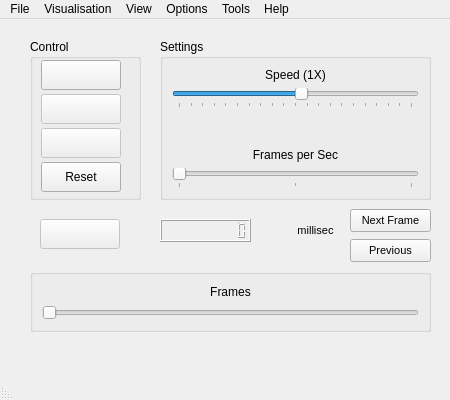
 <widget class="QMainWindow" name="mainwindow">
  <property name="geometry">
   <rect>
    <x>0</x>
    <y>0</y>
    <width>450</width>
    <height>400</height>
   </rect>
  </property>
  <property name="sizePolicy">
   <sizepolicy hsizetype="Fixed" vsizetype="Fixed">
    <horstretch>0</horstretch>
    <verstretch>0</verstretch>
   </sizepolicy>
  </property>
  <property name="minimumSize">
   <size>
    <width>450</width>
    <height>400</height>
   </size>
  </property>
  <property name="maximumSize">
   <size>
    <width>450</width>
    <height>400</height>
   </size>
  </property>
  <property name="mouseTracking">
   <bool>true</bool>
  </property>
  <property name="acceptDrops">
   <bool>true</bool>
  </property>
  <property name="windowTitle">
   <string>JPSvis</string>
  </property>
  <property name="windowIcon">
   <iconset resource="icons.qrc">
    <normaloff>:/new/iconsS/icons/JPSvis.png</normaloff>:/new/iconsS/icons/JPSvis.png</iconset>
  </property>
  <property name="toolTip">
   <string>Visualise Pedestrian Motions</string>
  </property>
  <property name="whatsThis">
   <string>a Software....</string>
  </property>
  <widget class="QWidget" name="centralwidget">
   <property name="sizeIncrement">
    <size>
     <width>3</width>
     <height>3</height>
    </size>
   </property>
   <widget class="QGroupBox" name="parameters">
    <property name="enabled">
     <bool>true</bool>
    </property>
    <property name="geometry">
     <rect>
      <x>160</x>
      <y>20</y>
      <width>271</width>
      <height>161</height>
     </rect>
    </property>
    <property name="sizePolicy">
     <sizepolicy hsizetype="Fixed" vsizetype="Minimum">
      <horstretch>0</horstretch>
      <verstretch>0</verstretch>
     </sizepolicy>
    </property>
    <property name="mouseTracking">
     <bool>false</bool>
    </property>
    <property name="title">
     <string>Settings</string>
    </property>
    <layout class="QVBoxLayout" name="verticalLayout_2">
     <item>
      <widget class="QLabel" name="speedSliderLabel">
       <property name="text">
        <string>Speed (1X)</string>
       </property>
       <property name="alignment">
        <set>Qt::AlignCenter</set>
       </property>
      </widget>
     </item>
     <item>
      <widget class="QSlider" name="speedSettingSlider">
       <property name="minimum">
        <number>-20</number>
       </property>
       <property name="maximum">
        <number>20</number>
       </property>
       <property name="pageStep">
        <number>1</number>
       </property>
       <property name="value">
        <number>1</number>
       </property>
       <property name="sliderPosition">
        <number>1</number>
       </property>
       <property name="orientation">
        <enum>Qt::Horizontal</enum>
       </property>
       <property name="invertedControls">
        <bool>false</bool>
       </property>
       <property name="tickPosition">
        <enum>QSlider::TicksBelow</enum>
       </property>
       <property name="tickInterval">
        <number>2</number>
       </property>
      </widget>
     </item>
     <item>
      <spacer name="verticalSpacer">
       <property name="orientation">
        <enum>Qt::Vertical</enum>
       </property>
       <property name="sizeHint" stdset="0">
        <size>
         <width>20</width>
         <height>50</height>
        </size>
       </property>
      </spacer>
     </item>
     <item>
      <widget class="QLabel" name="framePerSecondSliderLabel">
       <property name="enabled">
        <bool>true</bool>
       </property>
       <property name="text">
        <string>Frames per Sec</string>
       </property>
       <property name="alignment">
        <set>Qt::AlignCenter</set>
       </property>
      </widget>
     </item>
     <item>
      <widget class="QSlider" name="contrastSettingSlider">
       <property name="enabled">
        <bool>false</bool>
       </property>
       <property name="styleSheet">
        <string notr="true">color: rgb(255, 149, 107);</string>
       </property>
       <property name="maximum">
        <number>10</number>
       </property>
       <property name="pageStep">
        <number>1</number>
       </property>
       <property name="sliderPosition">
        <number>0</number>
       </property>
       <property name="orientation">
        <enum>Qt::Horizontal</enum>
       </property>
       <property name="tickPosition">
        <enum>QSlider::TicksBelow</enum>
       </property>
       <property name="tickInterval">
        <number>5</number>
       </property>
      </widget>
     </item>
    </layout>
   </widget>
   <widget class="QGroupBox" name="Controls">
    <property name="enabled">
     <bool>true</bool>
    </property>
    <property name="geometry">
     <rect>
      <x>30</x>
      <y>20</y>
      <width>111</width>
      <height>161</height>
     </rect>
    </property>
    <property name="sizePolicy">
     <sizepolicy hsizetype="Minimum" vsizetype="Maximum">
      <horstretch>0</horstretch>
      <verstretch>0</verstretch>
     </sizepolicy>
    </property>
    <property name="title">
     <string>Control</string>
    </property>
    <widget class="QPushButton" name="BtStart">
     <property name="geometry">
      <rect>
       <x>11</x>
       <y>21</y>
       <width>80</width>
       <height>30</height>
      </rect>
     </property>
     <property name="toolTip">
      <string>Start Visualisation</string>
     </property>
     <property name="text">
      <string/>
     </property>
     <property name="icon">
      <iconset resource="icons.qrc">
       <normaloff>:/new/iconsS/icons/Play1Hot.png</normaloff>:/new/iconsS/icons/Play1Hot.png</iconset>
     </property>
     <property name="iconSize">
      <size>
       <width>20</width>
       <height>20</height>
      </size>
     </property>
    </widget>
    <widget class="QPushButton" name="BtStop">
     <property name="enabled">
      <bool>false</bool>
     </property>
     <property name="geometry">
      <rect>
       <x>11</x>
       <y>55</y>
       <width>80</width>
       <height>30</height>
      </rect>
     </property>
     <property name="toolTip">
      <string>Stop Visualisation</string>
     </property>
     <property name="text">
      <string/>
     </property>
     <property name="icon">
      <iconset resource="icons.qrc">
       <normaloff>:/new/iconsS/icons/Stop1PressedBlue.png</normaloff>:/new/iconsS/icons/Stop1PressedBlue.png</iconset>
     </property>
     <property name="iconSize">
      <size>
       <width>20</width>
       <height>20</height>
      </size>
     </property>
    </widget>
    <widget class="QPushButton" name="BtRecord">
     <property name="enabled">
      <bool>false</bool>
     </property>
     <property name="geometry">
      <rect>
       <x>11</x>
       <y>89</y>
       <width>80</width>
       <height>30</height>
      </rect>
     </property>
     <property name="toolTip">
      <string>Start Recording</string>
     </property>
     <property name="text">
      <string/>
     </property>
     <property name="icon">
      <iconset resource="icons.qrc">
       <normaloff>:/new/iconsS/icons/RecordPressed.png</normaloff>:/new/iconsS/icons/RecordPressed.png</iconset>
     </property>
     <property name="iconSize">
      <size>
       <width>20</width>
       <height>20</height>
      </size>
     </property>
    </widget>
    <widget class="QPushButton" name="BtReset">
     <property name="geometry">
      <rect>
       <x>11</x>
       <y>123</y>
       <width>80</width>
       <height>30</height>
      </rect>
     </property>
     <property name="minimumSize">
      <size>
       <width>0</width>
       <height>23</height>
      </size>
     </property>
     <property name="toolTip">
      <string>Reset the simulation and clear all datasets loaded</string>
     </property>
     <property name="text">
      <string>Reset</string>
     </property>
     <property name="iconSize">
      <size>
       <width>20</width>
       <height>20</height>
      </size>
     </property>
    </widget>
   </widget>
   <widget class="QGroupBox" name="groupBox">
    <property name="geometry">
     <rect>
      <x>30</x>
      <y>250</y>
      <width>401</width>
      <height>63</height>
     </rect>
    </property>
    <property name="sizePolicy">
     <sizepolicy hsizetype="Fixed" vsizetype="Fixed">
      <horstretch>0</horstretch>
      <verstretch>0</verstretch>
     </sizepolicy>
    </property>
    <property name="maximumSize">
     <size>
      <width>16777215</width>
      <height>16777215</height>
     </size>
    </property>
    <property name="title">
     <string/>
    </property>
    <layout class="QVBoxLayout" name="verticalLayout_3">
     <item>
      <layout class="QHBoxLayout" name="horizontalLayout_3">
       <item>
        <widget class="QLabel" name="frameSliderLabel">
         <property name="text">
          <string>Frames</string>
         </property>
         <property name="alignment">
          <set>Qt::AlignCenter</set>
         </property>
        </widget>
       </item>
      </layout>
     </item>
     <item>
      <widget class="QSlider" name="framesIndicatorSlider">
       <property name="enabled">
        <bool>true</bool>
       </property>
       <property name="mouseTracking">
        <bool>true</bool>
       </property>
       <property name="maximum">
        <number>20000</number>
       </property>
       <property name="pageStep">
        <number>1</number>
       </property>
       <property name="tracking">
        <bool>true</bool>
       </property>
       <property name="orientation">
        <enum>Qt::Horizontal</enum>
       </property>
      </widget>
     </item>
    </layout>
   </widget>
   <widget class="QLCDNumber" name="lcdRunningTime">
    <property name="geometry">
     <rect>
      <x>160</x>
      <y>200</y>
      <width>91</width>
      <height>23</height>
     </rect>
    </property>
    <property name="palette">
     <palette>
      <active>
       <colorrole role="WindowText">
        <brush brushstyle="SolidPattern">
         <color alpha="255">
          <red>170</red>
          <green>255</green>
          <blue>0</blue>
         </color>
        </brush>
       </colorrole>
      </active>
      <inactive>
       <colorrole role="WindowText">
        <brush brushstyle="SolidPattern">
         <color alpha="255">
          <red>170</red>
          <green>255</green>
          <blue>0</blue>
         </color>
        </brush>
       </colorrole>
      </inactive>
      <disabled>
       <colorrole role="WindowText">
        <brush brushstyle="SolidPattern">
         <color alpha="255">
          <red>118</red>
          <green>116</green>
          <blue>108</blue>
         </color>
        </brush>
       </colorrole>
      </disabled>
     </palette>
    </property>
    <property name="font">
     <font>
      <family>MS Sans Serif</family>
      <weight>75</weight>
      <bold>true</bold>
     </font>
    </property>
    <property name="styleSheet">
     <string notr="true">
border-color: rgb(255, 255, 255);</string>
    </property>
    <property name="smallDecimalPoint">
     <bool>false</bool>
    </property>
    <property name="digitCount">
     <number>10</number>
    </property>
    <property name="segmentStyle">
     <enum>QLCDNumber::Filled</enum>
    </property>
    <property name="intValue" stdset="0">
     <number>0</number>
    </property>
   </widget>
   <widget class="QLabel" name="label">
    <property name="geometry">
     <rect>
      <x>290</x>
      <y>201</y>
      <width>51</width>
      <height>20</height>
     </rect>
    </property>
    <property name="font">
     <font>
      <pointsize>8</pointsize>
     </font>
    </property>
    <property name="text">
     <string>millisec</string>
    </property>
    <property name="alignment">
     <set>Qt::AlignCenter</set>
    </property>
   </widget>
   <widget class="QPushButton" name="BtNextFrame">
    <property name="geometry">
     <rect>
      <x>350</x>
      <y>190</y>
      <width>81</width>
      <height>23</height>
     </rect>
    </property>
    <property name="font">
     <font>
      <pointsize>8</pointsize>
     </font>
    </property>
    <property name="text">
     <string>Next Frame</string>
    </property>
   </widget>
   <widget class="QPushButton" name="BtPreviousFrame">
    <property name="geometry">
     <rect>
      <x>350</x>
      <y>220</y>
      <width>81</width>
      <height>23</height>
     </rect>
    </property>
    <property name="font">
     <font>
      <pointsize>8</pointsize>
     </font>
    </property>
    <property name="text">
     <string>Previous</string>
    </property>
   </widget>
   <widget class="QPushButton" name="BtFullscreen">
    <property name="enabled">
     <bool>false</bool>
    </property>
    <property name="geometry">
     <rect>
      <x>40</x>
      <y>200</y>
      <width>80</width>
      <height>30</height>
     </rect>
    </property>
    <property name="toolTip">
     <string>Fullscreen</string>
    </property>
    <property name="autoFillBackground">
     <bool>false</bool>
    </property>
    <property name="text">
     <string/>
    </property>
    <property name="icon">
     <iconset resource="icons.qrc">
      <normaloff>:/new/iconsS/icons/window_fullscreen-64.png</normaloff>:/new/iconsS/icons/window_fullscreen-64.png</iconset>
    </property>
    <property name="iconSize">
     <size>
      <width>20</width>
      <height>20</height>
     </size>
    </property>
   </widget>
  </widget>
  <widget class="QMenuBar" name="menubar">
   <property name="geometry">
    <rect>
     <x>0</x>
     <y>0</y>
     <width>450</width>
     <height>25</height>
    </rect>
   </property>
   <widget class="QMenu" name="menuFile">
    <property name="title">
     <string>File</string>
    </property>
    <addaction name="actionLoad_File"/>
    <addaction name="separator"/>
    <addaction name="actionLoad_Geometry"/>
    <addaction name="actionClear_Geometry"/>
    <addaction name="actionAdd_Trajectories_File"/>
    <addaction name="actionClear_Trajectories_Files"/>
    <addaction name="separator"/>
    <addaction name="actionOpen"/>
    <addaction name="separator"/>
    <addaction name="actionExit"/>
   </widget>
   <widget class="QMenu" name="menuApplication">
    <property name="title">
     <string>Visualisation</string>
    </property>
    <addaction name="separator"/>
    <addaction name="actionReset"/>
    <addaction name="actionStart"/>
    <addaction name="actionRecord"/>
    <addaction name="actionStop"/>
    <addaction name="actionPause_Resume"/>
    <addaction name="actionFullscreen"/>
    <addaction name="separator"/>
    <addaction name="actionOnline"/>
    <addaction name="actionOffline"/>
    <addaction name="separator"/>
    <addaction name="actionFrames_Navigation"/>
   </widget>
   <widget class="QMenu" name="menuHelp">
    <property name="title">
     <string>Help</string>
    </property>
    <addaction name="actionTutorial"/>
    <addaction name="separator"/>
    <addaction name="actionAbout"/>
    <addaction name="separator"/>
   </widget>
   <widget class="QMenu" name="menuOptions">
    <property name="title">
     <string>Options</string>
    </property>
    <addaction name="actionBackground_Color"/>
    <addaction name="actionFloor_Color"/>
    <addaction name="actionWalls_Color"/>
    <addaction name="actionExits_Color"/>
    <addaction name="actionNavigation_Lines_Color"/>
    <addaction name="separator"/>
    <addaction name="actionPedestrian_Shape"/>
    <addaction name="actionNetwork_settings"/>
    <addaction name="separator"/>
    <addaction name="actionRemember_Settings"/>
   </widget>
   <widget class="QMenu" name="menuView">
    <property name="title">
     <string>View</string>
    </property>
    <widget class="QMenu" name="menuCamera_View">
     <property name="title">
      <string>Camera View</string>
     </property>
     <addaction name="actionCameraViewTop"/>
     <addaction name="actionCameraViewSide"/>
     <addaction name="actionCameraViewFront"/>
     <addaction name="actionCameraViewAgent"/>
    </widget>
    <addaction name="action2_D"/>
    <addaction name="action3_D"/>
    <addaction name="menuCamera_View"/>
    <addaction name="separator"/>
    <addaction name="actionShow_Agents"/>
    <addaction name="actionShow_Captions"/>
    <addaction name="actionShow_Trajectories"/>
    <addaction name="separator"/>
    <addaction name="actionShow_Geometry"/>
    <addaction name="actionShow_Floor"/>
    <addaction name="actionShow_Exits"/>
    <addaction name="actionShow_Walls"/>
    <addaction name="actionShow_Legend"/>
    <addaction name="actionShow_Axis"/>
    <addaction name="actionShow_Wall_Caption"/>
    <addaction name="actionShow_Room_Caption"/>
    <addaction name="actionShow_Door_Caption"/>
    <addaction name="actionShow_Navigation_Lines"/>
    <addaction name="actionShow_Geometry_Captions"/>
    <addaction name="actionFirst_Group"/>
    <addaction name="separator"/>
    <addaction name="actionShow_Onscreen_Infos"/>
    <addaction name="separator"/>
   </widget>
   <widget class="QMenu" name="menuTools">
    <property name="title">
     <string>Tools</string>
    </property>
    <addaction name="actionSnapshot"/>
    <addaction name="separator"/>
    <addaction name="actionRecord_PNG_sequences"/>
    <addaction name="actionRender_PNG_to_AVI"/>
   </widget>
   <addaction name="menuFile"/>
   <addaction name="menuApplication"/>
   <addaction name="menuView"/>
   <addaction name="menuOptions"/>
   <addaction name="menuTools"/>
   <addaction name="menuHelp"/>
  </widget>
  <widget class="QStatusBar" name="statusbar">
   <property name="mouseTracking">
    <bool>true</bool>
   </property>
   <property name="layoutDirection">
    <enum>Qt::RightToLeft</enum>
   </property>
  </widget>
  <action name="actionExit">
   <property name="text">
    <string>Exit</string>
   </property>
   <property name="toolTip">
    <string>Quit the application</string>
   </property>
   <property name="shortcut">
    <string>Ctrl+Q</string>
   </property>
  </action>
  <action name="actionReset">
   <property name="enabled">
    <bool>false</bool>
   </property>
   <property name="text">
    <string>Reset</string>
   </property>
   <property name="shortcut">
    <string>Ctrl+R</string>
   </property>
  </action>
  <action name="actionStart">
   <property name="enabled">
    <bool>false</bool>
   </property>
   <property name="text">
    <string>Start</string>
   </property>
   <property name="shortcut">
    <string>Ctrl+P</string>
   </property>
  </action>
  <action name="actionStop">
   <property name="enabled">
    <bool>false</bool>
   </property>
   <property name="text">
    <string>Stop</string>
   </property>
  </action>
  <action name="actionPause_Resume">
   <property name="enabled">
    <bool>false</bool>
   </property>
   <property name="text">
    <string>Pause/Resume</string>
   </property>
  </action>
  <action name="actionAbout">
   <property name="text">
    <string>About JPSvis</string>
   </property>
   <property name="shortcut">
    <string>F1</string>
   </property>
  </action>
  <action name="actionTutorial">
   <property name="enabled">
    <bool>false</bool>
   </property>
   <property name="text">
    <string>Tutorial</string>
   </property>
   <property name="visible">
    <bool>false</bool>
   </property>
  </action>
  <action name="actionNetwork_settings">
   <property name="enabled">
    <bool>true</bool>
   </property>
   <property name="text">
    <string>Listening Port</string>
   </property>
  </action>
  <action name="actionOnline">
   <property name="checkable">
    <bool>true</bool>
   </property>
   <property name="checked">
    <bool>false</bool>
   </property>
   <property name="enabled">
    <bool>true</bool>
   </property>
   <property name="text">
    <string>Online</string>
   </property>
   <property name="shortcut">
    <string>Ctrl+N</string>
   </property>
  </action>
  <action name="actionOffline">
   <property name="checkable">
    <bool>true</bool>
   </property>
   <property name="checked">
    <bool>true</bool>
   </property>
   <property name="enabled">
    <bool>true</bool>
   </property>
   <property name="text">
    <string>Offline</string>
   </property>
   <property name="shortcut">
    <string>Ctrl+F</string>
   </property>
  </action>
  <action name="actionFullscreen">
   <property name="enabled">
    <bool>false</bool>
   </property>
   <property name="text">
    <string>Fullscreen</string>
   </property>
   <property name="visible">
    <bool>false</bool>
   </property>
  </action>
  <action name="actionRecord">
   <property name="enabled">
    <bool>false</bool>
   </property>
   <property name="text">
    <string>Record</string>
   </property>
   <property name="shortcut">
    <string>Ctrl+L</string>
   </property>
  </action>
  <action name="actionOpen">
   <property name="enabled">
    <bool>false</bool>
   </property>
   <property name="text">
    <string>Load Project</string>
   </property>
   <property name="visible">
    <bool>false</bool>
   </property>
  </action>
  <action name="action2_D">
   <property name="checkable">
    <bool>true</bool>
   </property>
   <property name="enabled">
    <bool>true</bool>
   </property>
   <property name="text">
    <string>2-D</string>
   </property>
   <property name="shortcut">
    <string>Ctrl+2</string>
   </property>
  </action>
  <action name="actionReset_All">
   <property name="enabled">
    <bool>false</bool>
   </property>
   <property name="text">
    <string>Reset All</string>
   </property>
  </action>
  <action name="actionAdd_Trajectories_File">
   <property name="enabled">
    <bool>false</bool>
   </property>
   <property name="text">
    <string>Add Trajectories File</string>
   </property>
   <property name="shortcut">
    <string>Ctrl+A</string>
   </property>
   <property name="visible">
    <bool>false</bool>
   </property>
  </action>
  <action name="actionClear_Trajectories_Files">
   <property name="enabled">
    <bool>false</bool>
   </property>
   <property name="text">
    <string>Clear Trajectories Files</string>
   </property>
   <property name="shortcut">
    <string>Ctrl+C</string>
   </property>
   <property name="visible">
    <bool>false</bool>
   </property>
  </action>
  <action name="actionLoad_Geometry">
   <property name="text">
    <string>Load Geometry</string>
   </property>
   <property name="visible">
    <bool>false</bool>
   </property>
  </action>
  <action name="actionLoad_File">
   <property name="enabled">
    <bool>true</bool>
   </property>
   <property name="text">
    <string>Open File</string>
   </property>
   <property name="shortcut">
    <string>Ctrl+O</string>
   </property>
  </action>
  <action name="actionClear_Geometry">
   <property name="enabled">
    <bool>false</bool>
   </property>
   <property name="text">
    <string>Clear Geometry</string>
   </property>
   <property name="visible">
    <bool>false</bool>
   </property>
  </action>
  <action name="actionFirst_Group">
   <property name="checkable">
    <bool>true</bool>
   </property>
   <property name="checked">
    <bool>true</bool>
   </property>
   <property name="enabled">
    <bool>false</bool>
   </property>
   <property name="text">
    <string>First Group</string>
   </property>
   <property name="visible">
    <bool>false</bool>
   </property>
  </action>
  <action name="actionSecond_Group">
   <property name="checkable">
    <bool>true</bool>
   </property>
   <property name="enabled">
    <bool>false</bool>
   </property>
   <property name="text">
    <string>Second Group</string>
   </property>
   <property name="visible">
    <bool>true</bool>
   </property>
  </action>
  <action name="actionThird_Group">
   <property name="checkable">
    <bool>true</bool>
   </property>
   <property name="enabled">
    <bool>false</bool>
   </property>
   <property name="text">
    <string>Third Group</string>
   </property>
   <property name="visible">
    <bool>true</bool>
   </property>
  </action>
  <action name="actionShow_Legend">
   <property name="checkable">
    <bool>true</bool>
   </property>
   <property name="enabled">
    <bool>false</bool>
   </property>
   <property name="text">
    <string>Show Legend</string>
   </property>
   <property name="statusTip">
    <string>Add a legend to the plot</string>
   </property>
   <property name="shortcut">
    <string>S, L</string>
   </property>
   <property name="visible">
    <bool>false</bool>
   </property>
  </action>
  <action name="action3_D">
   <property name="checkable">
    <bool>true</bool>
   </property>
   <property name="checked">
    <bool>true</bool>
   </property>
   <property name="enabled">
    <bool>true</bool>
   </property>
   <property name="text">
    <string>3-D</string>
   </property>
   <property name="shortcut">
    <string>Ctrl+3</string>
   </property>
  </action>
  <action name="actionShow_Agents">
   <property name="checkable">
    <bool>true</bool>
   </property>
   <property name="checked">
    <bool>true</bool>
   </property>
   <property name="enabled">
    <bool>true</bool>
   </property>
   <property name="text">
    <string>Show Agents</string>
   </property>
  </action>
  <action name="actionShow_Trajectories">
   <property name="checkable">
    <bool>true</bool>
   </property>
   <property name="enabled">
    <bool>true</bool>
   </property>
   <property name="text">
    <string>Show Trajectories</string>
   </property>
   <property name="shortcut">
    <string>S, T</string>
   </property>
  </action>
  <action name="actionShow_Geometry">
   <property name="checkable">
    <bool>true</bool>
   </property>
   <property name="checked">
    <bool>true</bool>
   </property>
   <property name="enabled">
    <bool>true</bool>
   </property>
   <property name="text">
    <string>Show Geometry</string>
   </property>
   <property name="shortcut">
    <string>S, G</string>
   </property>
  </action>
  <action name="actionDEBUG_MODE">
   <property name="enabled">
    <bool>false</bool>
   </property>
   <property name="text">
    <string>DEBUG MODE</string>
   </property>
  </action>
  <action name="actionShow_Captions">
   <property name="checkable">
    <bool>true</bool>
   </property>
   <property name="checked">
    <bool>false</bool>
   </property>
   <property name="text">
    <string>Show Agents Captions</string>
   </property>
   <property name="shortcut">
    <string>S, C</string>
   </property>
  </action>
  <action name="actionBackground_Color">
   <property name="text">
    <string>Background Color</string>
   </property>
   <property name="shortcut">
    <string>Ctrl+K</string>
   </property>
  </action>
  <action name="actionFrames_Navigation">
   <property name="checkable">
    <bool>true</bool>
   </property>
   <property name="text">
    <string>Frames Navigation</string>
   </property>
   <property name="shortcut">
    <string>Ctrl+U</string>
   </property>
  </action>
  <action name="actionShow_Axis">
   <property name="checkable">
    <bool>true</bool>
   </property>
   <property name="enabled">
    <bool>false</bool>
   </property>
   <property name="text">
    <string>Show Axis</string>
   </property>
   <property name="shortcut">
    <string>S, A</string>
   </property>
   <property name="visible">
    <bool>false</bool>
   </property>
  </action>
  <action name="actionCameraViewTop">
   <property name="checkable">
    <bool>false</bool>
   </property>
   <property name="checked">
    <bool>false</bool>
   </property>
   <property name="text">
    <string>Top</string>
   </property>
  </action>
  <action name="actionCameraViewSide">
   <property name="checkable">
    <bool>false</bool>
   </property>
   <property name="enabled">
    <bool>false</bool>
   </property>
   <property name="text">
    <string>Side</string>
   </property>
   <property name="visible">
    <bool>false</bool>
   </property>
  </action>
  <action name="actionCameraViewFront">
   <property name="checkable">
    <bool>false</bool>
   </property>
   <property name="enabled">
    <bool>false</bool>
   </property>
   <property name="text">
    <string>Front</string>
   </property>
   <property name="visible">
    <bool>false</bool>
   </property>
  </action>
  <action name="actionPedestrian_Shape">
   <property name="text">
    <string>Settings</string>
   </property>
   <property name="shortcut">
    <string>Ctrl+,</string>
   </property>
   <property name="visible">
    <bool>false</bool>
   </property>
  </action>
  <action name="actionSnapshot">
   <property name="text">
    <string>Snapshot</string>
   </property>
   <property name="shortcut">
    <string>F5</string>
   </property>
  </action>
  <action name="actionRecord_PNG_sequences">
   <property name="enabled">
    <bool>true</bool>
   </property>
   <property name="text">
    <string>Record PNG sequences</string>
   </property>
   <property name="shortcut">
    <string>F6</string>
   </property>
  </action>
  <action name="actionRender_PNG_to_AVI">
   <property name="enabled">
    <bool>false</bool>
   </property>
   <property name="text">
    <string>Render PNG to AVI</string>
   </property>
   <property name="visible">
    <bool>false</bool>
   </property>
  </action>
  <action name="actionCameraViewAgent">
   <property name="enabled">
    <bool>false</bool>
   </property>
   <property name="text">
    <string>Agent View</string>
   </property>
   <property name="toolTip">
    <string>to see the scene through the eyes of an agent. You will hve to select the ID of the agent next.</string>
   </property>
  </action>
  <action name="actionCaptionAuto">
   <property name="checkable">
    <bool>false</bool>
   </property>
   <property name="checked">
    <bool>false</bool>
   </property>
   <property name="text">
    <string>Auto</string>
   </property>
   <property name="visible">
    <bool>false</bool>
   </property>
  </action>
  <action name="actionCaptionCustom">
   <property name="text">
    <string>Choose...</string>
   </property>
   <property name="visible">
    <bool>false</bool>
   </property>
  </action>
  <action name="actionWalls_Color">
   <property name="text">
    <string>Walls Color</string>
   </property>
  </action>
  <action name="actionExits_Color">
   <property name="text">
    <string>Exits Color</string>
   </property>
  </action>
  <action name="actionShow_Onscreen_Infos">
   <property name="checkable">
    <bool>true</bool>
   </property>
   <property name="checked">
    <bool>true</bool>
   </property>
   <property name="text">
    <string>Show Onscreen Infos</string>
   </property>
  </action>
  <action name="actionShow_Exits">
   <property name="checkable">
    <bool>true</bool>
   </property>
   <property name="checked">
    <bool>true</bool>
   </property>
   <property name="text">
    <string>Show Exits</string>
   </property>
  </action>
  <action name="actionShow_Walls">
   <property name="checkable">
    <bool>true</bool>
   </property>
   <property name="checked">
    <bool>true</bool>
   </property>
   <property name="text">
    <string>Show Walls</string>
   </property>
  </action>
  <action name="actionShow_Wall_Caption">
   <property name="enabled">
    <bool>false</bool>
   </property>
   <property name="text">
    <string>Show Wall Caption</string>
   </property>
   <property name="visible">
    <bool>false</bool>
   </property>
  </action>
  <action name="actionShow_Room_Caption">
   <property name="text">
    <string>Show Room Caption</string>
   </property>
   <property name="visible">
    <bool>false</bool>
   </property>
  </action>
  <action name="actionShow_Door_Caption">
   <property name="text">
    <string>Show Door Caption</string>
   </property>
   <property name="visible">
    <bool>false</bool>
   </property>
  </action>
  <action name="actionShow_Geometry_Captions">
   <property name="checkable">
    <bool>true</bool>
   </property>
   <property name="checked">
    <bool>true</bool>
   </property>
   <property name="text">
    <string>Show Geometry Captions</string>
   </property>
  </action>
  <action name="actionShow_Navigation_Lines">
   <property name="checkable">
    <bool>true</bool>
   </property>
   <property name="checked">
    <bool>true</bool>
   </property>
   <property name="text">
    <string>Show Navigation Lines</string>
   </property>
  </action>
  <action name="actionNavigation_Lines_Color">
   <property name="text">
    <string>Navigation Lines Color</string>
   </property>
  </action>
  <action name="actionFloor_Color">
   <property name="text">
    <string>Floor Color</string>
   </property>
  </action>
  <action name="actionShow_Floor">
   <property name="checkable">
    <bool>true</bool>
   </property>
   <property name="checked">
    <bool>true</bool>
   </property>
   <property name="text">
    <string>Show Floor</string>
   </property>
  </action>
  <action name="actionRemember_Settings">
   <property name="checkable">
    <bool>true</bool>
   </property>
   <property name="checked">
    <bool>true</bool>
   </property>
   <property name="text">
    <string>Remember Settings</string>
   </property>
  </action>
 </widget>
